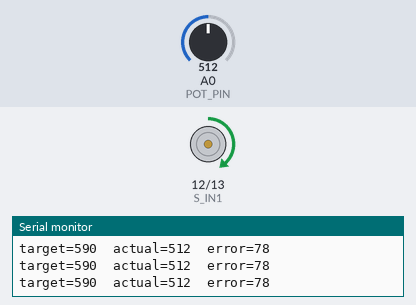
Simulated run of this sketch. Board: Arduino Uno, built with avr-gcc and run on an emulated ATmega328P. Parts: motor-driver pin pairs drawn as motors (green arrow = first pin HIGH = forward, orange = second pin HIGH = backward, longer = more drive, scaled by the enable pin), the last lines printed to the serial monitor. The inputs (shaded band) are chosen by the test bench; at power-on: A0 (POT_PIN) = 512.

Above: at 1.2 s.
1.3 s: A0 (POT_PIN) set to 355
At 2.4 s:
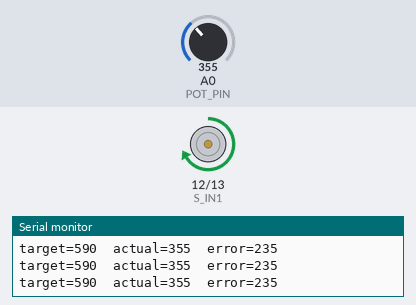
4.3 s: A0 (POT_PIN) set to 330
At 4.8 s:
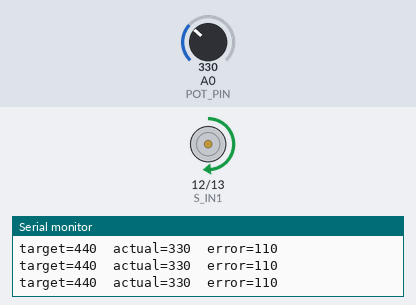
7.3 s: A0 (POT_PIN) set to 985
At 7.8 s:
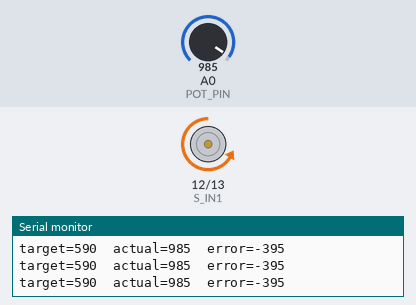
8.8 s: A0 (POT_PIN) set to 1013
10.3 s: A0 (POT_PIN) set to 716
At 12.3 s:
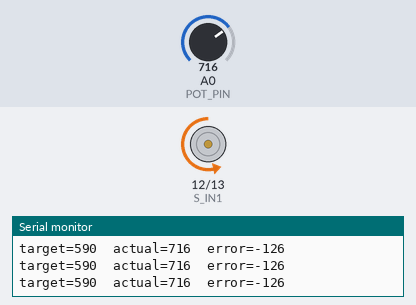
Timing chart, 0 to 15.8 s (numbered marks = the images above; inputs shaded):
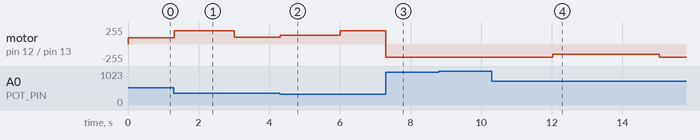

Measured:
- the behaviour switches between 341 and 340 on A0 (POT_PIN) (found by bisection; images 1 and 2)
- after the input at 1.3 s, motor on pin 12 (S_IN1) / pin 13 (S_IN2): forward 93/255 → forward 200/255 at once, → forward 102/255 1.7 s later
- after the input at 4.3 s, motor on pin 12 (S_IN1) / pin 13 (S_IN2): forward 102/255 → forward 132/255 at once, → forward 200/255 1.7 s later
- after the input at 7.3 s, motor on pin 12 (S_IN1) / pin 13 (S_IN2): forward 200/255 → backward 200/255 at once
- after the input at 10.3 s, motor on pin 12 (S_IN1) / pin 13 (S_IN2): backward 200/255 → backward 151/255 after 1.7 s, → backward 200/255 3.0 s later

The sketch:

steering_test.ino
```cpp
// ===================================================
//  스티어링 단독 테스트 (아두이노 단독, 시리얼 명령 없음)
//  - 드라이버 2 A채널에 연결된 스티어링 모터 1개
//  - 핸들 회전축의 퍼텐셜미터(A0)로 위치 피드백
//  - 목표값을 좌 <-> 우 로 자동 토글하며 P제어가 도는지 확인
// ===================================================

// ----- 핀 -----
#define S_ENA 11 // 스티어링 모터 속도 (PWM)
#define S_IN1 12 // 방향
#define S_IN2 13
#define POT_PIN A0 // 피드백 퍼텐셜미터

// ----- 제어 파라미터 (캘리브레이션 측정값 반영) -----
// 측정값: 좌 최대 602 / 중립 526 / 우 최대 424  (오른쪽일수록 값이 작아짐)
//         중립 유격(백래시) 폭 50 → 데드밴드 ±25
const int POT_LEFT    = 590;  // 좌측 목표 (실측 602 안쪽으로 여유)
const int POT_RIGHT   = 440;  // 우측 목표 (실측 424 안쪽으로 여유)
const int POT_NEUTRAL = 526;  // 중립
const int DEADBAND    = 25;   // 유격 폭 50의 절반 → 백래시 구간 내 떨림 방지
const int MIN_PWM     = 60;   // 정지 마찰 극복용 최소 PWM
const int MAX_PWM     = 200;  // 과부하 방지용 최대 PWM
const float KP        = 1.2;  // 비례 게인
const int DIR_SIGN    = 0;    // 반대로 폭주하면 1 로 변경

// ----- 목표 자동 토글 -----
int target = POT_LEFT;
unsigned long lastSwitch = 0;
const unsigned long SWITCH_MS = 3000; // 3초마다 좌우 전환

void steerDrive(int dir, int pwm)
{
  int d = dir ^ DIR_SIGN;
  digitalWrite(S_IN1, d == 0 ? HIGH : LOW);
  digitalWrite(S_IN2, d == 0 ? LOW : HIGH);
  analogWrite(S_ENA, pwm);
}

void steerHalt()
{
  analogWrite(S_ENA, 0);
}

void setup()
{
  Serial.begin(115200);
  pinMode(S_ENA, OUTPUT);
  pinMode(S_IN1, OUTPUT);
  pinMode(S_IN2, OUTPUT);
  steerHalt();
  Serial.println("[READY] Steering test");
}

void loop()
{
  // 3초마다 목표를 좌/우로 전환
  if (millis() - lastSwitch > SWITCH_MS)
  {
    target = (target == POT_LEFT) ? POT_RIGHT : POT_LEFT;
    lastSwitch = millis();
  }

  int actual = analogRead(POT_PIN);
  int error = target - actual;

  if (abs(error) <= DEADBAND)
  {
    steerHalt(); // 목표 도달
  }
  else
  {
    int pwm = (int)(abs(error) * KP);
    pwm = constrain(pwm, MIN_PWM, MAX_PWM);
    steerDrive(error > 0 ? 0 : 1, pwm); // error>0 이면 actual 을 키우는 방향
  }

  // 상태 출력 (시리얼 모니터로 확인)
  Serial.print("target=");
  Serial.print(target);
  Serial.print("  actual=");
  Serial.print(actual);
  Serial.print("  error=");
  Serial.println(error);

  delay(20); // 약 50Hz 제어 주기
}
```
